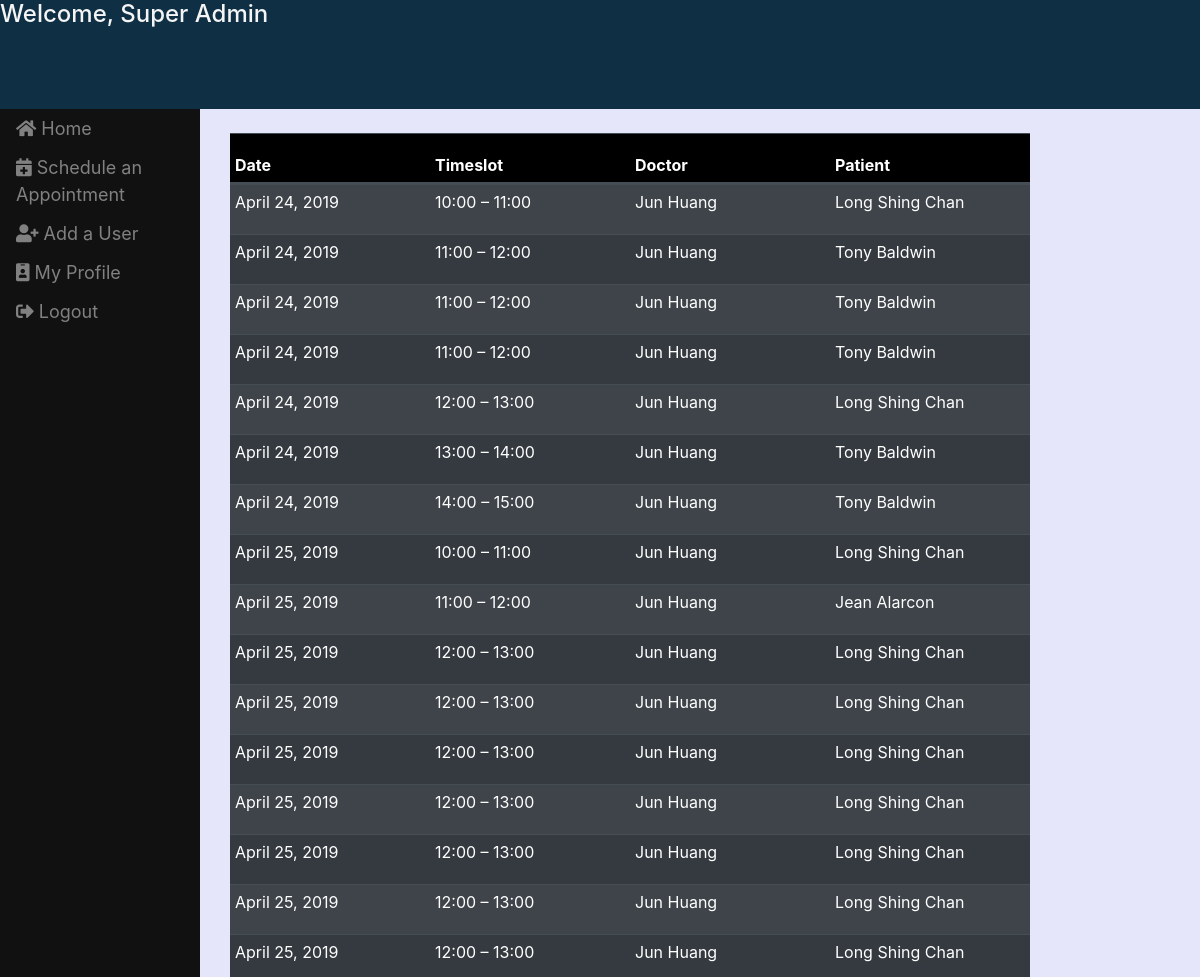
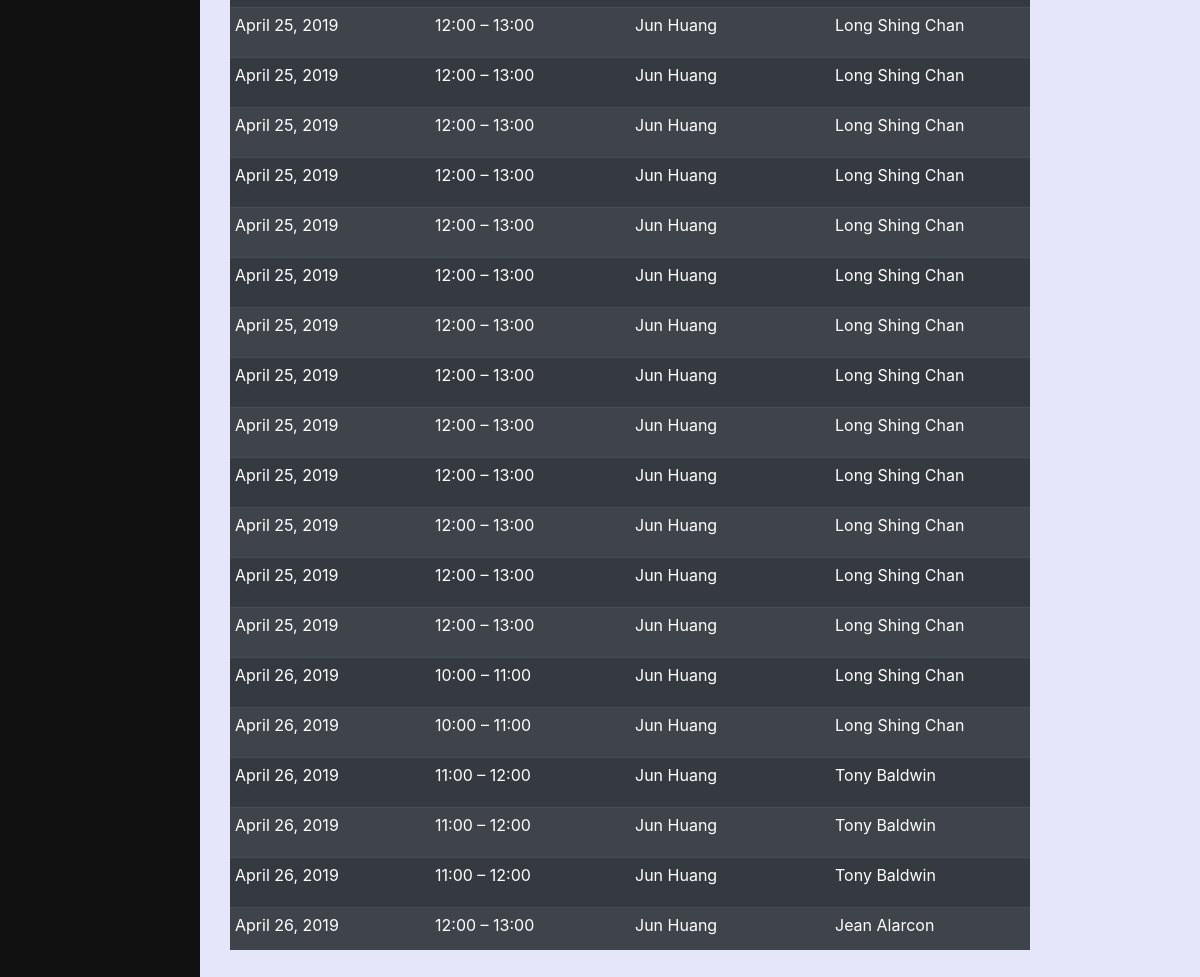
The app's page /doctor/appointments/ (signed in) with its own data (2 pictures, top to bottom).
### scheduling/models.py (models this page shows, shortened)
class User(AbstractUser):
    users = (
        ('doctor', 'Doctor'),
        ('patient', 'Patient'),
        ('assistant', 'Assistant'),
    )
    user_type = models.CharField(choices=users, max_length=9)
    def __str__(self):
        return self.first_name  + " " + self.last_name

class Appointment(models.Model):
    TIMESLOT_LIST = (
        (1, '10:00 – 11:00'),
        (2, '11:00 – 12:00'),
        (3, '12:00 – 13:00'),
        (4, '13:00 – 14:00'),
        (5, '14:00 – 15:00'),
        (6, '15:00 – 16:00'),
        (7, '16:00 – 17:00'),
        (8, '17:00 – 18:00'),
        (8, '18:00 – 19:00'),
    )
    date = models.DateField(default=date.today)
    timeslot = models.IntegerField(choices=TIMESLOT_LIST, null=True)
    doctor = models.ForeignKey(Doctor, on_delete = models.CASCADE, related_name='appointment_doctor')
    patient = models.ForeignKey(Patient, on_delete = models.CASCADE, related_name='appointment_patient')

class Doctor(models.Model):
    upin = models.AutoField(primary_key=True) #unique physician identification number
    user = models.OneToOneField(User, on_delete=models.CASCADE) #user id
    user.user_type = "doctor"
    specialty = models.CharField(max_length=20)
    picture = models.ImageField(upload_to = 'doctors')
    def __str__(self):
        return str(self.user)

class Patient(models.Model):
    pid = models.AutoField(unique=True, primary_key=True) #patient identification
    user = models.OneToOneField(User, on_delete=models.CASCADE)
    doctor = models.ForeignKey(Doctor, on_delete = models.CASCADE, related_name='patient_doctor', null=True)
    user.user_type = "patient"
    picture = models.ImageField(upload_to = 'patients')
    def __str__(self):
        return str(self.user)

### scheduling/views.py (the view)
# urls.py: path('appointments/', views.all_appointments, name='all_appointments'),
def all_appointments(request):
    if request.user.user_type == "doctor":
        all_appointments = Appointment.objects.filter(doctor = request.user.doctor.upin).order_by('date').order_by('timeslot')
    else:
        all_appointments = Appointment.objects.all().order_by('date','timeslot')
    return render(request, 'scheduling/appointments.html', {"all_appointments" : all_appointments})

### scheduling/templates/scheduling/appointments.html (shortened to what this page needs)
{% extends 'scheduling/dashboard_template.html' %}
{% load static %}
{% load staticfiles %}
{% load crispy_forms_tags %}
{% block content %}
{% if user.is_authenticated and user.user_type == "doctor" %}
<div id="topbar">
    <h4>Welcome, Dr. {{user}}</h4>
</div>
<div class="row container-fluid">
    <div class="col-sm-2 sidebar">
        <div id="sidebar">
            <a href="{% url 'doctor_portal' %}"><i class="fa fa-home"></i> Home</a>
            <a href="{% url 'edit_profile' %}"><i class="fa fa-id-badge"></i> My Profile</a>
            <a href="{%url 'logout' %}"> <i class="fas fa-sign-out-alt"></i> Logout </a>
        </div>
    </div>
    {% elif user.is_authenticated %}
    <div id="topbar">
        <h4>Welcome, {{user}}</h4>
    </div>
    <div class="row container-fluid">
        <div class="col-sm-2 sidebar">
            <div id="sidebar">
                <a href="{% url 'assistant_portal' %}"><i class="fa fa-home"></i> Home</a>
                <a href="{% url 'make_appointments' %}"><i class="fa fa-calendar-plus"></i> Schedule an Appointment</a>
                <a href="{% url 'add_user' %}"><i class="fa fa-user-plus"></i> Add a User</a>
                <a href="{% url 'edit_profile' %}"><i class="fa fa-id-badge"></i> My Profile</a>
                <a href="{%url 'logout' %}"> <i class="fas fa-sign-out-alt"></i> Logout </a>
            </div>
        </div>
        {% endif %}
        {% if user.is_authenticated %}
        <div class="col-sm-10" id="table">
            <br>
            <div class="container-fluid">
                <table class="table table-dark table-striped fixed_header">
                    <thead>
                        <tr>
                            <th>Date</th>
                            <th>Timeslot</th>
                            <th>Doctor</th>
                            <th>Patient</th>
                        </tr>
                    </thead>
                    <tbody>
                        {% for all_appointment in all_appointments %}
                        <tr>
                            <td>{{ all_appointment.date }}</td>
                            <td>{{ all_appointment.get_timeslot_display }}</td>
                            <td>{{ all_appointment.doctor }}</td>
                            <td>{{ all_appointment.patient }}</td>
                        </tr>
                        {% endfor %}
                    </tbody>
                </table>
            </div>
        </div>
    </div>
{% else %}
{% url index %}
{% endif %}
{% endblock %}

### scheduling/static/css/dashboard.css (style rules this page uses)
body { width: 100%; height: 100%; background-color: #e6e6fa; }
.row { margin: 0 0 0 0; padding: 0 0 0 0; }
#topbar { width: 100vw; height: 5vh; background-color: #0E2F44; color: #f5f5f5; }
#topbar h4 { left: 15px; }
.sidebar { height: 95vh; z-index: 1; bottom: 0; left: 0; background-color: #111; padding: 0 0 0 0; }
.sidebar a { padding: 6px 8px 6px 16px; text-decoration: none; font-size: 18px; color: #818181; display: block; }
.fixed_header { width: 800px; table-layout: fixed; border-collapse: collapse; }
.fixed_header tbody { display:block; width: 100%; overflow: auto; height: 80vh; }
.fixed_header thead tr { display: block; }
.fixed_header thead { background: black; color:#fff; }
.fixed_header th, .fixed_header td { padding: 5px; text-align: left; width: 200px; height:50px; }

### records on screen
User: first_name+last_name "Super Admin"
Appointment: date "April 24, 2019", timeslot "10:00 – 11:00", doctor "Jun Huang", patient "Long Shing Chan"
Appointment: date "April 24, 2019", timeslot "11:00 – 12:00", doctor "Jun Huang", patient "Tony Baldwin"
Appointment: date "April 24, 2019", timeslot "11:00 – 12:00", doctor "Jun Huang", patient "Tony Baldwin"
Appointment: date "April 24, 2019", timeslot "11:00 – 12:00", doctor "Jun Huang", patient "Tony Baldwin"
Appointment: date "April 24, 2019", timeslot "12:00 – 13:00", doctor "Jun Huang", patient "Long Shing Chan"
Appointment: date "April 24, 2019", timeslot "13:00 – 14:00", doctor "Jun Huang", patient "Tony Baldwin"
Appointment: date "April 24, 2019", timeslot "14:00 – 15:00", doctor "Jun Huang", patient "Tony Baldwin"
Appointment: date "April 25, 2019", timeslot "10:00 – 11:00", doctor "Jun Huang", patient "Long Shing Chan"
Appointment: date "April 25, 2019", timeslot "11:00 – 12:00", doctor "Jun Huang", patient "Jean Alarcon"
Appointment: date "April 25, 2019", timeslot "12:00 – 13:00", doctor "Jun Huang", patient "Long Shing Chan"
Appointment: date "April 25, 2019", timeslot "12:00 – 13:00", doctor "Jun Huang", patient "Long Shing Chan"
Appointment: date "April 25, 2019", timeslot "12:00 – 13:00", doctor "Jun Huang", patient "Long Shing Chan"
Appointment: date "April 25, 2019", timeslot "12:00 – 13:00", doctor "Jun Huang", patient "Long Shing Chan"
Appointment: date "April 25, 2019", timeslot "12:00 – 13:00", doctor "Jun Huang", patient "Long Shing Chan"
Appointment: date "April 25, 2019", timeslot "12:00 – 13:00", doctor "Jun Huang", patient "Long Shing Chan"
Appointment: date "April 25, 2019", timeslot "12:00 – 13:00", doctor "Jun Huang", patient "Long Shing Chan"
Appointment: date "April 25, 2019", timeslot "12:00 – 13:00", doctor "Jun Huang", patient "Long Shing Chan"
Appointment: date "April 25, 2019", timeslot "12:00 – 13:00", doctor "Jun Huang", patient "Long Shing Chan"
Appointment: date "April 25, 2019", timeslot "12:00 – 13:00", doctor "Jun Huang", patient "Long Shing Chan"
Appointment: date "April 25, 2019", timeslot "12:00 – 13:00", doctor "Jun Huang", patient "Long Shing Chan"
Appointment: date "April 25, 2019", timeslot "12:00 – 13:00", doctor "Jun Huang", patient "Long Shing Chan"
Appointment: date "April 25, 2019", timeslot "12:00 – 13:00", doctor "Jun Huang", patient "Long Shing Chan"
Appointment: date "April 25, 2019", timeslot "12:00 – 13:00", doctor "Jun Huang", patient "Long Shing Chan"
Appointment: date "April 25, 2019", timeslot "12:00 – 13:00", doctor "Jun Huang", patient "Long Shing Chan"
Appointment: date "April 25, 2019", timeslot "12:00 – 13:00", doctor "Jun Huang", patient "Long Shing Chan"
Appointment: date "April 25, 2019", timeslot "12:00 – 13:00", doctor "Jun Huang", patient "Long Shing Chan"
Appointment: date "April 25, 2019", timeslot "12:00 – 13:00", doctor "Jun Huang", patient "Long Shing Chan"
Appointment: date "April 25, 2019", timeslot "12:00 – 13:00", doctor "Jun Huang", patient "Long Shing Chan"
Appointment: date "April 25, 2019", timeslot "12:00 – 13:00", doctor "Jun Huang", patient "Long Shing Chan"
Appointment: date "April 26, 2019", timeslot "10:00 – 11:00", doctor "Jun Huang", patient "Long Shing Chan"
Appointment: date "April 26, 2019", timeslot "10:00 – 11:00", doctor "Jun Huang", patient "Long Shing Chan"
Appointment: date "April 26, 2019", timeslot "11:00 – 12:00", doctor "Jun Huang", patient "Tony Baldwin"
Appointment: date "April 26, 2019", timeslot "11:00 – 12:00", doctor "Jun Huang", patient "Tony Baldwin"
Appointment: date "April 26, 2019", timeslot "11:00 – 12:00", doctor "Jun Huang", patient "Tony Baldwin"
Appointment: date "April 26, 2019", timeslot "12:00 – 13:00", doctor "Jun Huang", patient "Jean Alarcon"
